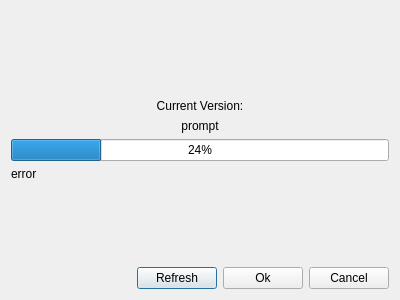
<?xml version="1.0" encoding="UTF-8"?>
<ui version="4.0">
 <class>CDlgUpdate</class>
 <widget class="QDialog" name="CDlgUpdate">
  <property name="geometry">
   <rect>
    <x>0</x>
    <y>0</y>
    <width>400</width>
    <height>300</height>
   </rect>
  </property>
  <property name="windowTitle">
   <string>Update</string>
  </property>
  <property name="windowIcon">
   <iconset resource="../../Resource/Resource.qrc">
    <normaloff>:/icon/AppIcon</normaloff>:/icon/AppIcon</iconset>
  </property>
  <layout class="QGridLayout" name="gridLayout">
   <item row="0" column="0">
    <spacer name="verticalSpacer">
     <property name="orientation">
      <enum>Qt::Vertical</enum>
     </property>
     <property name="sizeHint" stdset="0">
      <size>
       <width>20</width>
       <height>88</height>
      </size>
     </property>
    </spacer>
   </item>
   <item row="1" column="0">
    <layout class="QVBoxLayout" name="verticalLayout">
     <item>
      <layout class="QHBoxLayout" name="horizontalLayout_2">
       <item>
        <widget class="QLabel" name="lbCurrentVersion">
         <property name="text">
          <string>Current Version:</string>
         </property>
         <property name="alignment">
          <set>Qt::AlignCenter</set>
         </property>
        </widget>
       </item>
      </layout>
     </item>
     <item>
      <widget class="QLabel" name="lbPrompt">
       <property name="text">
        <string>prompt</string>
       </property>
       <property name="alignment">
        <set>Qt::AlignCenter</set>
       </property>
       <property name="wordWrap">
        <bool>true</bool>
       </property>
      </widget>
     </item>
     <item>
      <widget class="QProgressBar" name="progressBar">
       <property name="value">
        <number>24</number>
       </property>
      </widget>
     </item>
     <item>
      <widget class="QLabel" name="lbError">
       <property name="text">
        <string notr="true">error</string>
       </property>
       <property name="alignment">
        <set>Qt::AlignLeading|Qt::AlignLeft|Qt::AlignVCenter</set>
       </property>
       <property name="wordWrap">
        <bool>true</bool>
       </property>
      </widget>
     </item>
    </layout>
   </item>
   <item row="2" column="0">
    <spacer name="verticalSpacer_2">
     <property name="orientation">
      <enum>Qt::Vertical</enum>
     </property>
     <property name="sizeHint" stdset="0">
      <size>
       <width>20</width>
       <height>75</height>
      </size>
     </property>
    </spacer>
   </item>
   <item row="3" column="0">
    <layout class="QHBoxLayout" name="horizontalLayout">
     <item>
      <spacer name="horizontalSpacer">
       <property name="orientation">
        <enum>Qt::Horizontal</enum>
       </property>
       <property name="sizeHint" stdset="0">
        <size>
         <width>40</width>
         <height>20</height>
        </size>
       </property>
      </spacer>
     </item>
     <item>
      <widget class="QPushButton" name="pbRefresh">
       <property name="text">
        <string>Refresh</string>
       </property>
       <property name="icon">
        <iconset resource="../../Resource/Resource.qrc">
         <normaloff>:/icon/Refresh</normaloff>:/icon/Refresh</iconset>
       </property>
      </widget>
     </item>
     <item>
      <widget class="QPushButton" name="pbOk">
       <property name="text">
        <string>Ok</string>
       </property>
       <property name="icon">
        <iconset resource="../../Resource/Resource.qrc">
         <normaloff>:/icon/Accept</normaloff>:/icon/Accept</iconset>
       </property>
      </widget>
     </item>
     <item>
      <widget class="QPushButton" name="pbCancel">
       <property name="text">
        <string>Cancel</string>
       </property>
       <property name="icon">
        <iconset resource="../../Resource/Resource.qrc">
         <normaloff>:/icon/Cancel</normaloff>:/icon/Cancel</iconset>
       </property>
      </widget>
     </item>
    </layout>
   </item>
  </layout>
 </widget>
 <resources>
  <include location="../../Resource/Resource.qrc"/>
  <include location="../../Resource/Resource.qrc"/>
  <include location="../../Resource/Resource.qrc"/>
 </resources>
 <connections/>
</ui>
